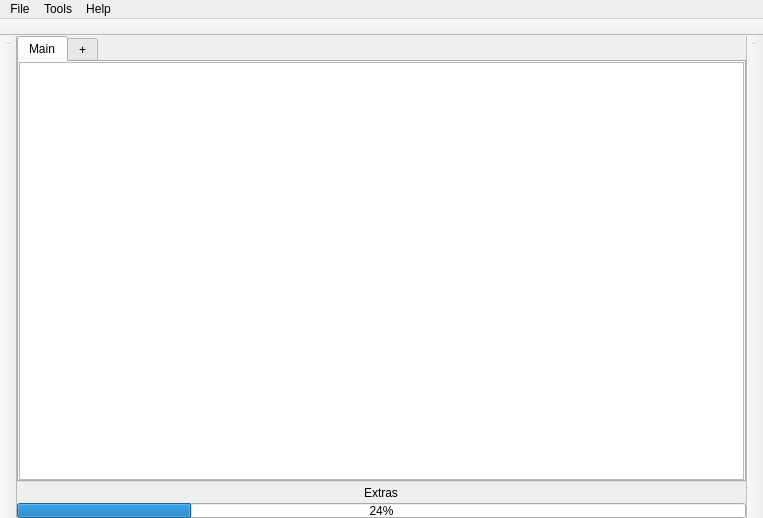
<?xml version="1.0" encoding="UTF-8"?>
<ui version="4.0">
 <class>leePicker</class>
 <widget class="QMainWindow" name="leePicker">
  <property name="geometry">
   <rect>
    <x>0</x>
    <y>0</y>
    <width>763</width>
    <height>518</height>
   </rect>
  </property>
  <property name="acceptDrops">
   <bool>true</bool>
  </property>
  <property name="windowTitle">
   <string>leePicker</string>
  </property>
  <property name="toolButtonStyle">
   <enum>Qt::ToolButtonStyle::ToolButtonTextUnderIcon</enum>
  </property>
  <widget class="QWidget" name="centralWidget">
   <property name="acceptDrops">
    <bool>true</bool>
   </property>
   <layout class="QGridLayout" name="gridLayout">
    <property name="leftMargin">
     <number>0</number>
    </property>
    <property name="topMargin">
     <number>0</number>
    </property>
    <property name="rightMargin">
     <number>0</number>
    </property>
    <property name="bottomMargin">
     <number>0</number>
    </property>
    <property name="spacing">
     <number>0</number>
    </property>
    <item row="1" column="0">
     <layout class="QGridLayout" name="btBottom">
      <property name="sizeConstraint">
       <enum>QLayout::SizeConstraint::SetDefaultConstraint</enum>
      </property>
      <property name="spacing">
       <number>6</number>
      </property>
      <item row="0" column="0">
       <widget class="QToolButton" name="toolButton">
        <property name="sizePolicy">
         <sizepolicy hsizetype="Fixed" vsizetype="Fixed">
          <horstretch>0</horstretch>
          <verstretch>0</verstretch>
         </sizepolicy>
        </property>
        <property name="text">
         <string>Extras</string>
        </property>
        <property name="autoRaise">
         <bool>true</bool>
        </property>
       </widget>
      </item>
     </layout>
    </item>
    <item row="2" column="0">
     <widget class="QProgressBar" name="leeProgress">
      <property name="sizePolicy">
       <sizepolicy hsizetype="Expanding" vsizetype="Fixed">
        <horstretch>0</horstretch>
        <verstretch>0</verstretch>
       </sizepolicy>
      </property>
      <property name="minimumSize">
       <size>
        <width>0</width>
        <height>0</height>
       </size>
      </property>
      <property name="maximumSize">
       <size>
        <width>16777215</width>
        <height>15</height>
       </size>
      </property>
      <property name="value">
       <number>24</number>
      </property>
      <property name="alignment">
       <set>Qt::AlignmentFlag::AlignCenter</set>
      </property>
      <property name="textVisible">
       <bool>true</bool>
      </property>
      <property name="textDirection">
       <enum>QProgressBar::Direction::TopToBottom</enum>
      </property>
     </widget>
    </item>
    <item row="0" column="0">
     <widget class="QTabWidget" name="tabWidget">
      <property name="acceptDrops">
       <bool>true</bool>
      </property>
      <property name="currentIndex">
       <number>0</number>
      </property>
      <widget class="QWidget" name="mainTab">
       <property name="mouseTracking">
        <bool>true</bool>
       </property>
       <property name="focusPolicy">
        <enum>Qt::FocusPolicy::TabFocus</enum>
       </property>
       <property name="acceptDrops">
        <bool>true</bool>
       </property>
       <attribute name="title">
        <string>Main</string>
       </attribute>
       <layout class="QGridLayout" name="gridLayout_2">
        <property name="leftMargin">
         <number>0</number>
        </property>
        <property name="topMargin">
         <number>0</number>
        </property>
        <property name="rightMargin">
         <number>0</number>
        </property>
        <property name="bottomMargin">
         <number>0</number>
        </property>
        <property name="spacing">
         <number>0</number>
        </property>
        <item row="0" column="0">
         <layout class="QHBoxLayout" name="leeGraphics">
          <item>
           <widget class="QGraphicsView" name="graphicsView">
            <property name="tabletTracking">
             <bool>true</bool>
            </property>
           </widget>
          </item>
         </layout>
        </item>
       </layout>
      </widget>
      <widget class="QWidget" name="leeAddTab">
       <property name="enabled">
        <bool>false</bool>
       </property>
       <attribute name="title">
        <string>+</string>
       </attribute>
      </widget>
     </widget>
    </item>
   </layout>
  </widget>
  <widget class="QMenuBar" name="menuBar">
   <property name="geometry">
    <rect>
     <x>0</x>
     <y>0</y>
     <width>763</width>
     <height>21</height>
    </rect>
   </property>
   <widget class="QMenu" name="menuFile">
    <property name="title">
     <string>File</string>
    </property>
    <addaction name="NewScene"/>
    <addaction name="Open"/>
    <addaction name="separator"/>
    <addaction name="Save"/>
    <addaction name="SaveAs"/>
    <addaction name="separator"/>
    <addaction name="Recent"/>
    <addaction name="separator"/>
    <addaction name="Quit"/>
   </widget>
   <widget class="QMenu" name="menuHelp">
    <property name="title">
     <string>Tools</string>
    </property>
   </widget>
   <widget class="QMenu" name="menuHelp_2">
    <property name="title">
     <string>Help</string>
    </property>
    <addaction name="actionAuth"/>
   </widget>
   <addaction name="menuFile"/>
   <addaction name="menuHelp"/>
   <addaction name="menuHelp_2"/>
  </widget>
  <widget class="QToolBar" name="mainToolBar">
   <property name="movable">
    <bool>false</bool>
   </property>
   <property name="iconSize">
    <size>
     <width>20</width>
     <height>20</height>
    </size>
   </property>
   <property name="toolButtonStyle">
    <enum>Qt::ToolButtonStyle::ToolButtonIconOnly</enum>
   </property>
   <attribute name="toolBarArea">
    <enum>TopToolBarArea</enum>
   </attribute>
   <attribute name="toolBarBreak">
    <bool>false</bool>
   </attribute>
  </widget>
  <widget class="QToolBar" name="leeLToolBar">
   <property name="windowTitle">
    <string>toolBar</string>
   </property>
   <property name="movable">
    <bool>false</bool>
   </property>
   <property name="iconSize">
    <size>
     <width>20</width>
     <height>20</height>
    </size>
   </property>
   <property name="toolButtonStyle">
    <enum>Qt::ToolButtonStyle::ToolButtonIconOnly</enum>
   </property>
   <attribute name="toolBarArea">
    <enum>LeftToolBarArea</enum>
   </attribute>
   <attribute name="toolBarBreak">
    <bool>false</bool>
   </attribute>
   <addaction name="separator"/>
  </widget>
  <widget class="QToolBar" name="leeRToolBar">
   <property name="windowTitle">
    <string>toolBar_2</string>
   </property>
   <property name="movable">
    <bool>false</bool>
   </property>
   <property name="iconSize">
    <size>
     <width>20</width>
     <height>20</height>
    </size>
   </property>
   <property name="toolButtonStyle">
    <enum>Qt::ToolButtonStyle::ToolButtonIconOnly</enum>
   </property>
   <attribute name="toolBarArea">
    <enum>RightToolBarArea</enum>
   </attribute>
   <attribute name="toolBarBreak">
    <bool>false</bool>
   </attribute>
   <addaction name="separator"/>
  </widget>
  <action name="NewScene">
   <property name="text">
    <string>New</string>
   </property>
   <property name="iconText">
    <string>New</string>
   </property>
  </action>
  <action name="SaveAs">
   <property name="text">
    <string>Save As</string>
   </property>
  </action>
  <action name="Save">
   <property name="text">
    <string>Save</string>
   </property>
  </action>
  <action name="Quit">
   <property name="text">
    <string>Quit</string>
   </property>
  </action>
  <action name="actionAuth">
   <property name="text">
    <string>Author</string>
   </property>
  </action>
  <action name="Open">
   <property name="text">
    <string>Open</string>
   </property>
  </action>
  <action name="Recent">
   <property name="text">
    <string>Recent</string>
   </property>
  </action>
 </widget>
 <layoutdefault spacing="6" margin="11"/>
 <resources/>
 <connections/>
</ui>
